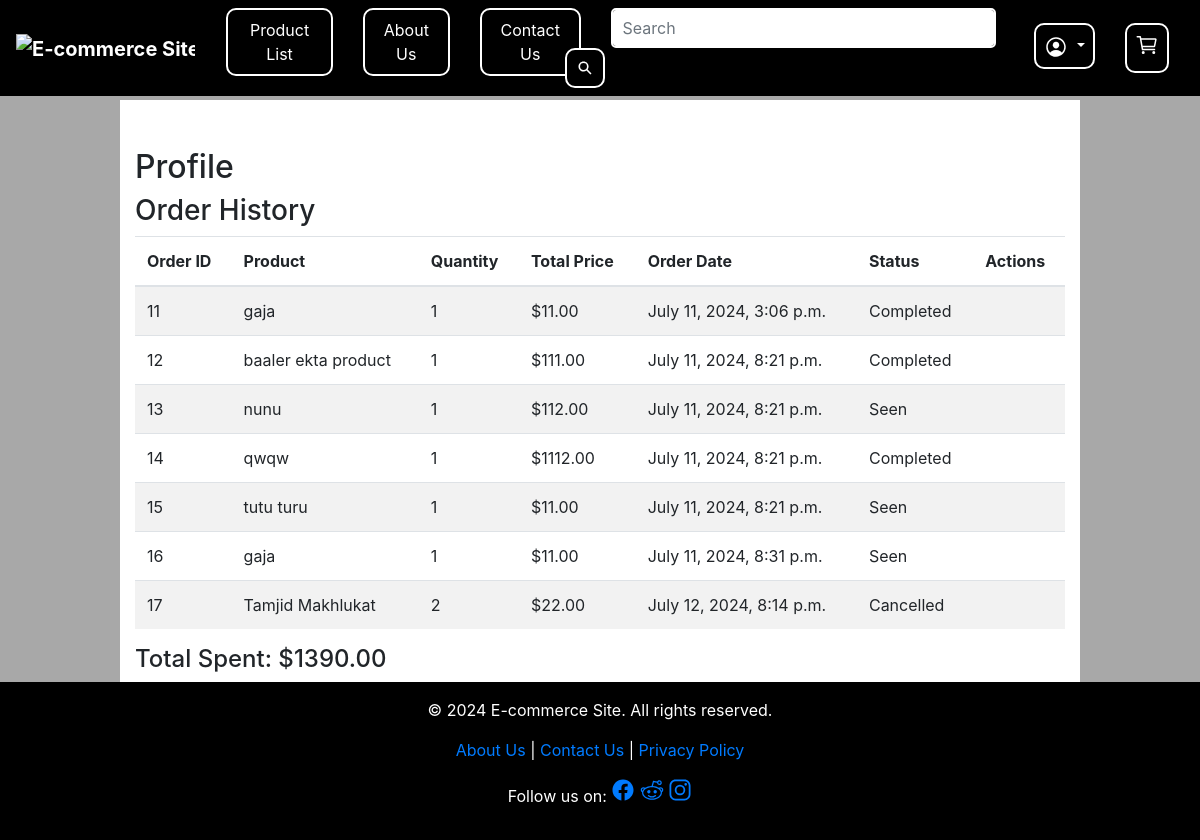
/profile/ (signed in), run on the app's committed database.
### shop/models.py (models this page shows, shortened)
class Order(models.Model):
    STATUS_CHOICES = [
        ('pending', 'Pending'),
        ('cancelled', 'Cancelled'),
        ('completed', 'Completed'),
        ('seen', 'Seen'),
    ]
    user = models.ForeignKey(User, on_delete=models.CASCADE)
    product = models.ForeignKey(Product, on_delete=models.CASCADE)
    quantity = models.PositiveIntegerField()
    total_price = models.DecimalField(max_digits=10, decimal_places=2)
    created_at = models.DateTimeField(auto_now_add=True)
    status = models.CharField(max_length=10, choices=STATUS_CHOICES, default='pending')
    whatsapp_number = models.CharField(max_length=15)  # Add this field
    address = models.CharField(max_length=255)

class Product(models.Model):
    CATEGORY_CHOICES = (
        ('FASHION', 'Fashion'),
        ('ELECTRONICS', 'Electronics'),
        ('BEAUTY', 'Beauty'),
        ('OTHERS', 'Others'),
    )
    name = models.CharField(max_length=255)
    category = models.CharField(max_length=255, choices=CATEGORY_CHOICES)
    price = models.DecimalField(max_digits=10, decimal_places=2)
    featured = models.BooleanField(default=False)
    image = models.ImageField(upload_to='products/')
    description = models.TextField()
    created_at = models.DateTimeField(auto_now_add=True)

### shop/views.py (the view)
# urls.py: path('profile/', views.profile, name='profile'),
@login_required
def profile(request):
    orders = Order.objects.filter(user=request.user)
    total_spent = sum(order.total_price for order in orders)
    return render(request, 'shop/profile.html', {'orders': orders, 'total_spent': total_spent})

### shop/templates/shop/profile.html (shortened to what this page needs)
{% extends "base.html" %}
{% load static %}
{% block content %}
{% include 'navbar.html' %}
<div class="container mt-5">
    <h2>Profile</h2>
    <h3>Order History</h3>
    <div class="table-responsive">
        <table class="table table-striped">
            <thead>
                <tr>
                    <th>Order ID</th>
                    <th>Product</th>
                    <th>Quantity</th>
                    <th>Total Price</th>
                    <th>Order Date</th>
                    <th>Status</th>
                    <th>Actions</th>
                </tr>
            </thead>
            <tbody>
                {% for order in orders %}
                <tr>
                    <td>{{ order.id }}</td>
                    <td>{{ order.product.name }}</td>
                    <td>{{ order.quantity }}</td>
                    <td>${{ order.total_price }}</td>
                    <td>{{ order.created_at }}</td>
                    <td>{{ order.get_status_display }}</td>
                    <td>
                    </td>
                </tr>
                {% endfor %}
            </tbody>
        </table>
    </div>
    <h4>Total Spent: ${{ total_spent }}</h4>
</div>
{% endblock %}

### shop/static/styles.css (style rules this page uses)
body { font-family: Arial, sans-serif; background-color: #a8a8a8!important; }
.container { max-width: 900px; }

### shop/templates/base.html (style rules this page uses)
body { padding-top: 100px; display: flex; flex-direction: column; min-height: 100vh; background-color: #a8a8a8!important; }

### data on the page
Order: id "11", product.name "gaja", quantity "1", total_price "11.00", created_at "July 11, 2024, 3:06 p.m.", status "Completed"
Order: id "12", product.name "baaler ekta product", quantity "1", total_price "111.00", created_at "July 11, 2024, 8:21 p.m.", status "Completed"
Order: id "13", product.name "nunu", quantity "1", total_price "112.00", created_at "July 11, 2024, 8:21 p.m.", status "Seen"
Order: id "14", product.name "qwqw", quantity "1", total_price "1112.00", created_at "July 11, 2024, 8:21 p.m.", status "Completed"
Order: id "15", product.name "tutu turu", quantity "1", total_price "11.00", created_at "July 11, 2024, 8:21 p.m.", status "Seen"
Order: id "16", product.name "gaja", quantity "1", total_price "11.00", created_at "July 11, 2024, 8:31 p.m.", status "Seen"
Order: id "17", product.name "Tamjid Makhlukat", quantity "2", total_price "22.00", created_at "July 12, 2024, 8:14 p.m.", status "Cancelled"

### other printed values
{{ total_spent }} "1390.00"
